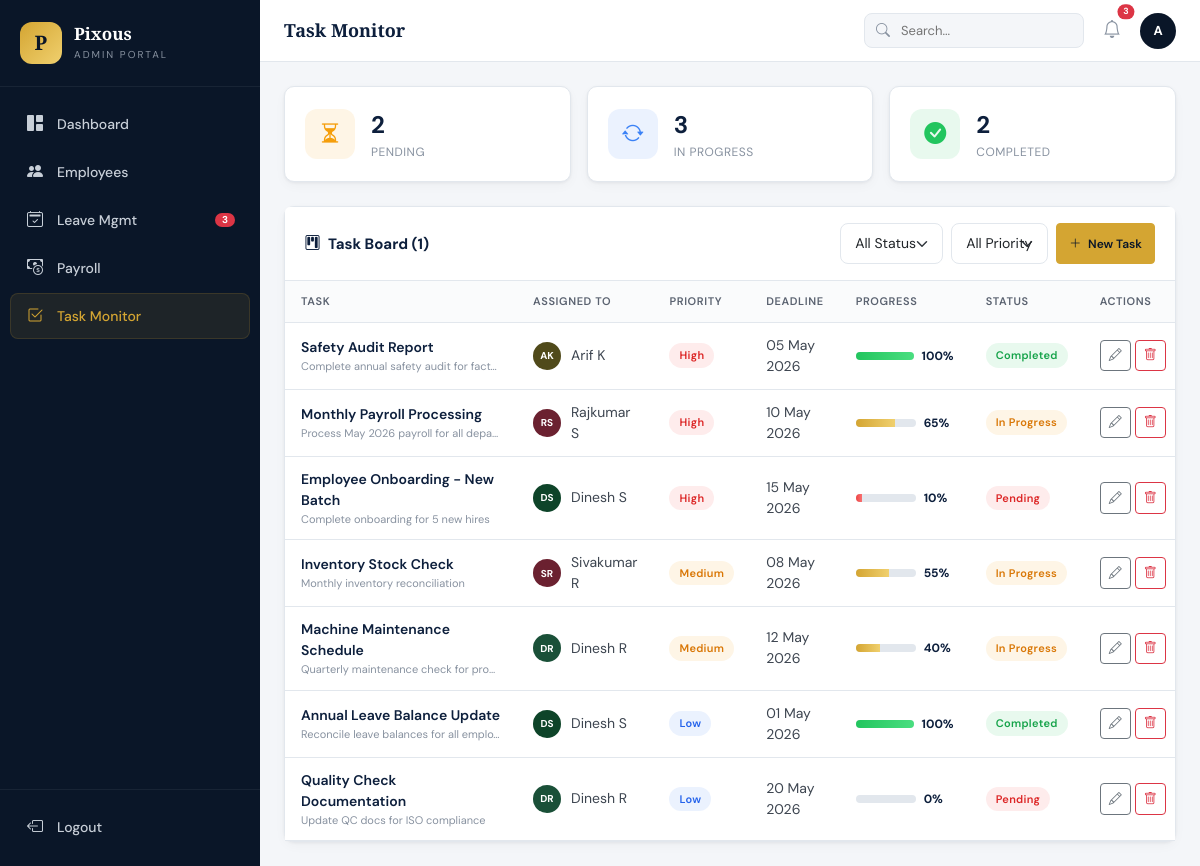
Page /tasks (signed in) on the committed database.
### tables this page shows
CREATE TABLE `tasks` (
    `id`           INT AUTO_INCREMENT PRIMARY KEY,
    `title`        VARCHAR(200) NOT NULL,
    `description`  TEXT DEFAULT NULL,
    `assigned_to`  INT NOT NULL,
    `priority`     ENUM('High','Medium','Low') NOT NULL DEFAULT 'Medium',
    `status`       ENUM('Pending','In Progress','Completed') NOT NULL DEFAULT 'Pending',
    `deadline`     DATE NOT NULL,
    `progress`     TINYINT NOT NULL DEFAULT 0,
    `created_by`   INT DEFAULT NULL,
    `created_at`   DATETIME NOT NULL DEFAULT CURRENT_TIMESTAMP,
    `updated_at`   DATETIME NOT NULL DEFAULT CURRENT_TIMESTAMP ON UPDATE CURRENT_TIMESTAMP,
    FOREIGN KEY (`assigned_to`) REFERENCES `employees`(`id`) ON DELETE CASCADE,
    FOREIGN KEY (`created_by`)  REFERENCES `users`(`id`)     ON DELETE SET NULL,
    INDEX `idx_status` (`status`),
    INDEX `idx_assigned` (`assigned_to`)
);

CREATE TABLE `employees` (
    `id`              INT AUTO_INCREMENT PRIMARY KEY,
    `emp_code`        VARCHAR(20)  NOT NULL UNIQUE,
    `name`            VARCHAR(100) NOT NULL,
    `father_name`     VARCHAR(100) DEFAULT NULL,
    `gender`          ENUM('Male','Female','Other') NOT NULL DEFAULT 'Male',
    `marital_status`  ENUM('Married','Unmarried') NOT NULL DEFAULT 'Unmarried',
    `dob`             DATE DEFAULT NULL,
    `doj`             DATE DEFAULT NULL,
    `department_id`   INT DEFAULT NULL,
    `designation_id`  INT DEFAULT NULL,
    `qualification`   VARCHAR(100) DEFAULT NULL,
    `experience`      VARCHAR(50)  DEFAULT NULL,
    `mobile`          VARCHAR(15)  NOT NULL,
    `email`           VARCHAR(100) DEFAULT NULL,
    `address`         TEXT DEFAULT NULL,
    `pan`             VARCHAR(20)  DEFAULT NULL,
    `aadhar`          VARCHAR(20)  DEFAULT NULL,
    `uan`             VARCHAR(30)  DEFAULT NULL,
    `esi_no`          VARCHAR(30)  DEFAULT NULL,
    `bank_name`       VARCHAR(100) DEFAULT NULL,
    `bank_account`    VARCHAR(30)  DEFAULT NULL,
    `bank_ifsc`       VARCHAR(20)  DEFAULT NULL,
    `salary`          DECIMAL(12,2) NOT NULL DEFAULT 0.00,
    `photo`           VARCHAR(255) DEFAULT NULL,
    `status`          ENUM('active','inactive') NOT NULL DEFAULT 'active',
    `nominee_name`    VARCHAR(100) DEFAULT NULL,
    `nominee_relation`VARCHAR(50)  DEFAULT NULL,
    `nominee_address` TEXT DEFAULT NULL,
    `created_at`      DATETIME NOT NULL DEFAULT CURRENT_TIMESTAMP,
    `updated_at`      DATETIME NOT NULL DEFAULT CURRENT_TIMESTAMP ON UPDATE CURRENT_TIMESTAMP,
    FOREIGN KEY (`department_id`)  REFERENCES `departments`(`id`)  ON DELETE SET NULL,
    FOREIGN KEY (`designation_id`) REFERENCES `designations`(`id`) ON DELETE SET NULL,
    INDEX `idx_status` (`status`),
    INDEX `idx_emp_code` (`emp_code`)
);

### controllers/TaskController.php (called while the page is built, shortened)
<?php
class TaskController
{
    private Task $model;
    public function __construct()
    {
        $this->model = new Task();
    }
    public function index(): void
    {
        $filters = [
            'status'   => sanitize($_GET['status'] ?? ''),
            'priority' => sanitize($_GET['priority'] ?? ''),
            'search'   => sanitize($_GET['search'] ?? ''),
        ];
        $page = max(1, sanitizeInt($_GET['pg'] ?? 1));
        $result     = $this->model->getAll($filters, $page);
        $tasks      = $result['data'];
        $pagination = $result;
        $counts     = $this->model->countByStatus();
        require __DIR__ . '/../views/tasks/index.php';
    }
}

### index.php (called while the page is built, shortened)
<?php
require_once __DIR__ . '/config/database.php';
require_once __DIR__ . '/helpers/functions.php';
require_once __DIR__ . '/models/BaseModel.php';
require_once __DIR__ . '/models/Task.php';
require_once __DIR__ . '/controllers/TaskController.php';
$page   = sanitize($_GET['page']   ?? 'dashboard');
$action = sanitize($_GET['action'] ?? 'index');
$routes = [
    'auth'      => ['login' => 'login', 'logout' => 'logout'],
    'dashboard' => ['index' => 'index'],
    'employees' => ['index' => 'index', 'create' => 'create', 'edit' => 'edit', 'view' => 'view', 'delete' => 'delete', 'toggle-status' => 'toggleStatus'],
    'leaves'    => ['index' => 'index', 'store' => 'store', 'approve' => 'approve', 'delete' => 'delete'],
    'payroll'   => ['index' => 'index', 'generate' => 'generate', 'payslip' => 'payslip'],
    'tasks'     => ['index' => 'index', 'store' => 'store', 'update' => 'update', 'delete' => 'delete'],
];
$method          = $routes[$page][$action];
$controller      = new $controllerClass();
$controller->$method();

### config/database.php (called while the page is built, shortened)
<?php
class Database
{
    private static ?Database $instance = null;
    private ?PDO $pdo = null;
    private string $host   = 'localhost';
    private string $dbname = 'pixous_hr';
    private string $user   = 'root';
    private string $pass   = '';
    private function __construct()
    {
        try {
            $dsn = "mysql:host={$this->host};dbname={$this->dbname};charset=utf8mb4";
            $this->pdo = new PDO($dsn, $this->user, $this->pass, [
                PDO::ATTR_ERRMODE            => PDO::ERRMODE_EXCEPTION,
                PDO::ATTR_DEFAULT_FETCH_MODE => PDO::FETCH_ASSOC,
                PDO::ATTR_EMULATE_PREPARES   => false,
            ]);
        } catch (PDOException $e) {
            error_log("DB Connection Error: " . $e->getMessage());
            die("Database connection failed. Please check your configuration.");
        }
    }
    public static function getInstance(): Database
    {
        if (self::$instance === null) {
            self::$instance = new self();
        }
        return self::$instance;
    }
    public function getConnection(): PDO
    {
        return $this->pdo;
    }
}

### models/BaseModel.php (called while the page is built)
<?php
class BaseModel
{
    protected PDO $db;
    public function __construct()
    {
        $this->db = Database::getInstance()->getConnection();
    }
    protected function paginate(string $query, array $params, int $page, int $perPage = PER_PAGE): array
    {
        $countQuery = preg_replace('/SELECT .+? FROM/i', 'SELECT COUNT(*) as total FROM', $query);
        $countQuery = preg_replace('/ORDER BY .+$/i', '', $countQuery);
        $stmt = $this->db->prepare($countQuery);
        $stmt->execute($params);
        $total = (int) $stmt->fetchColumn();
        $offset = ($page - 1) * $perPage;
        $query .= " LIMIT {$perPage} OFFSET {$offset}";
        $stmt = $this->db->prepare($query);
        $stmt->execute($params);
        return [
            'data'       => $stmt->fetchAll(),
            'total'      => $total,
            'page'       => $page,
            'per_page'   => $perPage,
            'total_pages'=> max(1, (int) ceil($total / $perPage)),
        ];
    }
}

### models/Task.php (called while the page is built, shortened)
<?php
class Task extends BaseModel
{
    public function getAll(array $filters = [], int $page = 1): array
    {
        $where  = [];
        $params = [];
        $whereSQL = $where ? 'WHERE ' . implode(' AND ', $where) : '';
        $query = "SELECT t.*, e.name AS assignee_name, e.emp_code, d.name AS department_name
                  FROM tasks t
                  JOIN employees e     ON t.assigned_to    = e.id
                  LEFT JOIN departments d ON e.department_id = d.id
                  {$whereSQL}
                  ORDER BY FIELD(t.priority,'High','Medium','Low'), t.deadline ASC";
        return $this->paginate($query, $params, $page, 20);
    }
    public function countByStatus(): array
    {
        $stmt   = $this->db->query("SELECT status, COUNT(*) as cnt FROM tasks GROUP BY status");
        $result = ['Pending' => 0, 'In Progress' => 0, 'Completed' => 0, 'total' => 0];
        foreach ($stmt->fetchAll() as $row) {
            $result[$row['status']] = (int) $row['cnt'];
            $result['total'] += (int) $row['cnt'];
        }
        return $result;
    }
}

### helpers/functions.php (called while the page is built, shortened)
<?php
function e(string $str): string
{
    return htmlspecialchars($str, ENT_QUOTES | ENT_HTML5, 'UTF-8');
}
function sanitize(string $str): string
{
    return htmlspecialchars(strip_tags(trim($str)), ENT_QUOTES | ENT_HTML5, 'UTF-8');
}
function sanitizeInt($val): int
{
    return (int) filter_var($val, FILTER_SANITIZE_NUMBER_INT);
}
function url(string $path = ''): string
{
    return rtrim(BASE_URL, '/') . '/' . ltrim($path, '/');
}
function formatDate(string $date): string
{
    return date('d M Y', strtotime($date));
}
function initials(string $name): string
{
    $words = explode(' ', trim($name));
    $init  = strtoupper($words[0][0] ?? '');
    if (count($words) > 1) {
        $init .= strtoupper(end($words)[0] ?? '');
    }
    return $init;
}
function avatarColor(string $name): string
{
    $colors = ['#0a1628','#0e4429','#6b2130','#2d1a50','#504a1a','#1a3950','#501a3a','#1a5038'];
    $hash   = crc32($name);
    return $colors[abs($hash) % count($colors)];
}

### views/tasks/index.php (the view, shortened to what this page needs)
<?php
require __DIR__ . '/../layouts/header.php';
?>
<div class="row g-3 mb-4">
    <div class="col-md-4">
        <div class="stat-card"><div class="stat-icon bg-warning-soft"><i class="bi bi-hourglass-split"></i></div>
        <div><p class="stat-value"><?= $counts['Pending'] ?></p><p class="stat-label">Pending</p></div></div>
    </div>
    <div class="col-md-4">
        <div class="stat-card"><div class="stat-icon bg-primary-soft"><i class="bi bi-arrow-repeat"></i></div>
        <div><p class="stat-value"><?= $counts['In Progress'] ?></p><p class="stat-label">In Progress</p></div></div>
    </div>
    <div class="col-md-4">
        <div class="stat-card"><div class="stat-icon bg-success-soft"><i class="bi bi-check-circle-fill"></i></div>
        <div><p class="stat-value"><?= $counts['Completed'] ?></p><p class="stat-label">Completed</p></div></div>
    </div>
</div>
<div class="card">
    <div class="card-header">
        <h6><i class="bi bi-kanban me-2"></i>Task Board (<?= $pagination['total'] ?>)</h6>
        <div class="d-flex gap-2">
            <form class="d-flex gap-2" method="GET">
                <select name="status" class="form-select form-select-sm" style="width:auto" onchange="this.form.submit()">
                    <option value="">All Status</option>
                </select>
                <select name="priority" class="form-select form-select-sm" style="width:auto" onchange="this.form.submit()">
                    <option value="">All Priority</option>
                </select>
            </form>
            <button class="btn btn-gold btn-sm" data-bs-toggle="modal" data-bs-target="#taskModal" onclick="resetTaskForm()">
                <i class="bi bi-plus-lg me-1"></i> New Task
            </button>
        </div>
    </div>
    <div class="card-body p-0">
        <div class="table-responsive">
            <table class="table table-hover mb-0">
                <thead>
                    <tr><th>Task</th><th>Assigned To</th><th>Priority</th><th>Deadline</th><th>Progress</th><th>Status</th><th>Actions</th></tr>
                </thead>
                <tbody>
                <?php foreach ($tasks as $t):
                    $pctClass = $t['progress'] >= 100 ? 'success' : ($t['progress'] >= 40 ? 'gold' : 'danger');
                    $statusBadge = $t['status']==='Completed' ? 'approved' : ($t['status']==='In Progress' ? 'pending' : 'inactive');
                ?>
                <tr>
                    <td>
                        <div class="name" style="font-weight:600;color:var(--navy-text)"><?= e($t['title']) ?></div>
                        <div class="sub" style="font-size:11px;color:var(--gray-400);max-width:200px;overflow:hidden;text-overflow:ellipsis;white-space:nowrap">
                            <?= e($t['description'] ?? '') ?>
                        </div>
                    </td>
                    <td>
                        <div class="emp-cell">
                            <div class="avatar-circle" style="background:<?= avatarColor($t['assignee_name']) ?>;width:28px;height:28px;font-size:10px">
                                <?= initials($t['assignee_name']) ?>
                            </div>
                            <span><?= e($t['assignee_name']) ?></span>
                        </div>
                    </td>
                    <td><span class="badge-status badge-<?= strtolower($t['priority']) ?>"><?= e($t['priority']) ?></span></td>
                    <td><?= formatDate($t['deadline']) ?></td>
                    <td style="min-width:130px">
                        <div class="d-flex align-items-center gap-2">
                            <div class="progress flex-grow-1">
                                <div class="progress-bar progress-bar-<?= $pctClass ?>" style="width:<?= $t['progress'] ?>%"></div>
                            </div>
                            <span style="font-size:12px;font-weight:700;color:var(--navy-text);min-width:30px"><?= $t['progress'] ?>%</span>
                        </div>
                    </td>
                    <td><span class="badge-status badge-<?= $statusBadge ?>"><?= e($t['status']) ?></span></td>
                    <td>
                        <div class="action-btns">
                            <button class="btn btn-outline-secondary btn-sm" title="Edit"
                                    onclick='editTask(<?= json_encode($t, JSON_HEX_APOS | JSON_HEX_QUOT) ?>)'>
                                <i class="bi bi-pencil"></i>
                            </button>
                            <form id="del-task-<?= $t['id'] ?>" method="POST" action="<?= url('tasks/delete') ?>" class="d-inline">
                                <button type="button" class="btn btn-outline-danger btn-sm" title="Delete"
                                        onclick="confirmDelete('del-task-<?= $t['id'] ?>','<?= e($t['title']) ?>')">
                                    <i class="bi bi-trash"></i>
                                </button>
                            </form>
                        </div>
                    </td>
                </tr>
                <?php endforeach; ?>
                </tbody>
            </table>
        </div>
    </div>
</div>
<?php require __DIR__ . '/../layouts/footer.php'; ?>

### rows in the picture
tasks: assigned_to "2", title "Annual Leave Balance Update", description "Reconcile leave balances for all emplo…", assigned_to.name "DS", assigned_to.name "Dinesh S", priority "Low", deadline "01 May 2026", progress "100", status "Completed"
tasks: id "1", title "Monthly Payroll Processing", description "Process May 2026 payroll for all depa…", assigned_to.name "RS", assigned_to.name "Rajkumar S", priority "High", deadline "10 May 2026", progress "65", status "In Progress"
tasks: title "Safety Audit Report", description "Complete annual safety audit for fact…", assigned_to.name "AK", assigned_to.name "Arif K", priority "High", deadline "05 May 2026", progress "100", status "Completed"
tasks: title "Employee Onboarding - New Batch", description "Complete onboarding for 5 new hires", assigned_to.name "DS", assigned_to.name "Dinesh S", priority "High", deadline "15 May 2026", progress "10", status "Pending"
tasks: title "Inventory Stock Check", description "Monthly inventory reconciliation", assigned_to.name "SR", assigned_to.name "Sivakumar R", priority "Medium", deadline "08 May 2026", progress "55", status "In Progress"
tasks: title "Machine Maintenance Schedule", description "Quarterly maintenance check for pro…", assigned_to.name "DR", assigned_to.name "Dinesh R", priority "Medium", deadline "12 May 2026", progress "40", status "In Progress"
tasks: title "Quality Check Documentation", description "Update QC docs for ISO compliance", assigned_to.name "DR", assigned_to.name "Dinesh R", priority "Low", deadline "20 May 2026", progress "0", status "Pending"

### other values in the picture
$nav['label'] "Dashboard"
$nav['label'] "Employees"
$nav['label'] "Leave Mgmt"
$nav['badge'] "3"
$nav['label'] "Payroll"
$nav['label'] "Task Monitor"
$pageTitle "Task Monitor"
$pendingLeaveCount "3"
initials(currentUser()['full_name'] ?? 'AD') "A"
$counts['In Progress'] "3"
